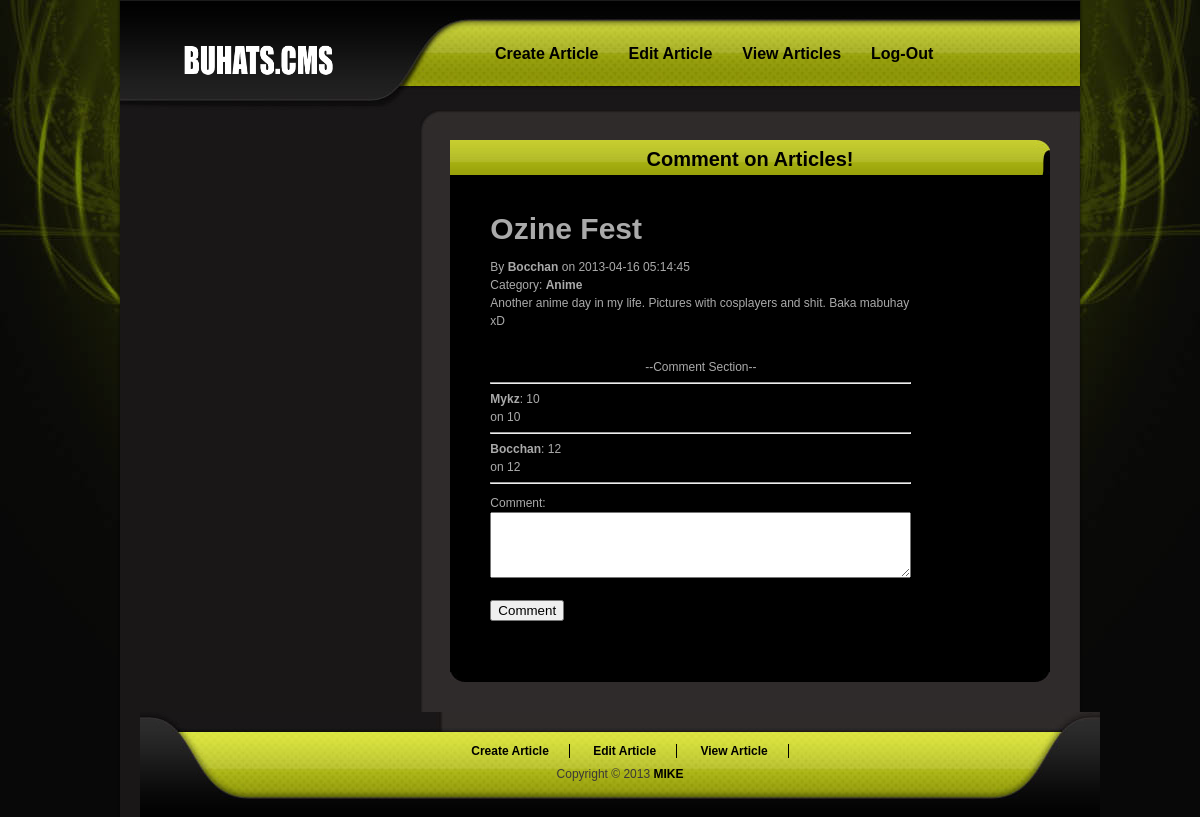
The app's page /WEBDEVFINAL/comment.php?id=20 with its own data.
### tables this page shows
CREATE TABLE IF NOT EXISTS `tblarticle` (
  `articleid` int(11) NOT NULL AUTO_INCREMENT,
  `title` varchar(20) NOT NULL,
  `uid` int(11) NOT NULL,
  `category` varchar(20) NOT NULL,
  `article` varchar(300) NOT NULL,
  `datetime` timestamp NOT NULL DEFAULT CURRENT_TIMESTAMP ON UPDATE CURRENT_TIMESTAMP,
  PRIMARY KEY (`articleid`)
);

CREATE TABLE IF NOT EXISTS `users` (
  `uid` int(11) NOT NULL AUTO_INCREMENT,
  `username` varchar(30) DEFAULT NULL,
  `password` varchar(50) DEFAULT NULL,
  `name` varchar(100) DEFAULT NULL,
  `email` varchar(70) DEFAULT NULL,
  PRIMARY KEY (`uid`),
  UNIQUE KEY `username` (`username`),
  UNIQUE KEY `email` (`email`)
);

CREATE TABLE IF NOT EXISTS `tblcomments` (
  `commentid` int(11) NOT NULL AUTO_INCREMENT,
  `uid` int(11) NOT NULL,
  `datetime` timestamp NOT NULL DEFAULT CURRENT_TIMESTAMP ON UPDATE CURRENT_TIMESTAMP,
  `comment` varchar(200) NOT NULL,
  `articleid` int(11) NOT NULL,
  PRIMARY KEY (`commentid`)
);

### WEBDEVFINAL/inc/functions.php (the view, shortened to what this page needs)
<?php
class User
{
	public function view_commentz($articleid)
	{
		$result = mysql_query("SELECT * FROM tblcomments INNER JOIN tblarticle ON tblcomments.articleid = tblarticle.articleid INNER JOIN users ON tblcomments.uid = users.uid WHERE tblarticle.articleid = '$articleid' ORDER BY tblcomments.datetime ASC") or die(mysql_error());
		$num = mysql_numrows($result);
		$i=0;
		echo "<center>--Comment Section--</center>";
		echo "<hr>";
		while ($i < $num)
		{
			$username = mysql_result($result,$i,"username");
			$datetime = mysql_result($result,$i,"tblcomments.datetime");
			$comment = mysql_result($result,$i,"tblcomments.comment");
			echo "<strong>$username</strong>: $comment<br>
			on $datetime<br> <hr>";
			$i++;
		}
	}
	public function view_article2($articleid)
	{
		$result = mysql_query("SELECT * FROM tblarticle LEFT JOIN users ON tblarticle.uid = users.uid WHERE tblarticle.articleid = '$articleid' ORDER BY datetime DESC") or die(mysql_error());
		$row = mysql_fetch_array($result);
		$title = $row['title'];
		$username = $row['username'];
		$category = $row['category'];
		$datetime = $row['datetime'];
		$article = $row['article'];
		echo "	<h1>$title</h1><br>";
		echo "	By <strong>$username</strong> on $datetime<br>";
		echo "	Category: <strong>$category</strong><br>";
		echo "	<p>$article</p>";
		echo "	<br>";
	}
}
?>

### WEBDEVFINAL/main.css (style rules this page uses)
body { margin: 0; padding: 0; line-height: 1.5em; font-family: Arial, Helvetica, sans-serif; font-size: 12px; color: #AAAAAA; background: #080808; }
p { margin: 0px; padding: 0px; }
h1 { margin: 0px; padding: 2px 0; font-size: 30px; font-weight: bold; }
.main_column_section_content p { margin-bottom: 10px; }

### records on screen
tblarticle: title "Ozine Fest", uid.username "Bocchan", datetime "2013-04-16 05:14:45", category "Anime", article "Another anime day in my life. Pictures with cosplayers and shit. Baka mabuhay xD"
tblcomments: uid.username "Mykz", commentid "10"
tblcomments: uid.username "Bocchan", commentid "12"
